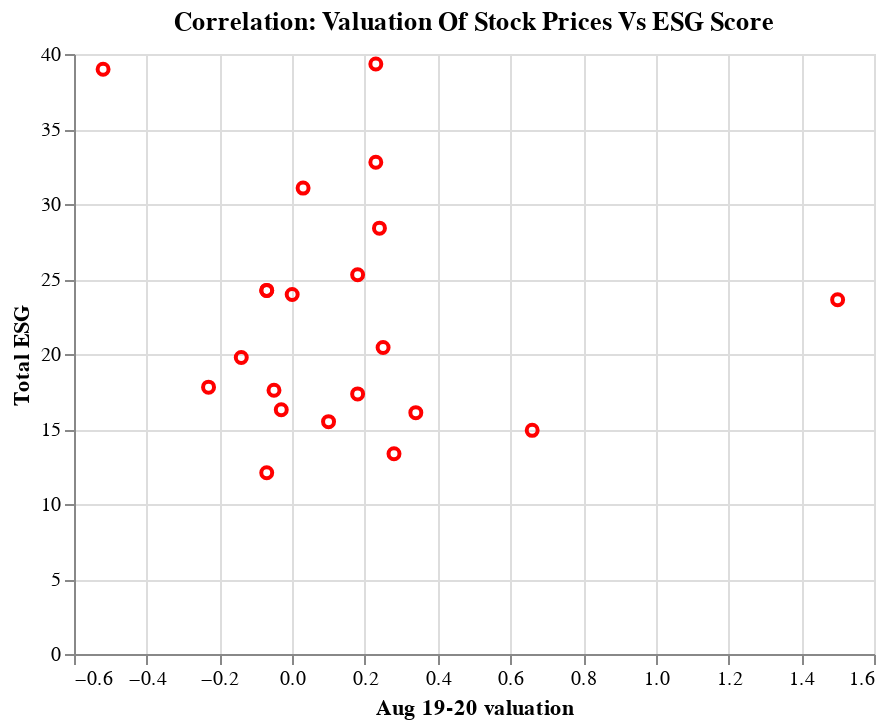

Notebook code for this chart:
### Code cell
# Scatter plot with altair

alt.Chart(df_merged2, title = 'Correlation: Valuation Of Stock Prices Vs ESG Score').mark_point().encode(
    x='Aug 19-20 valuation:Q',
    y='Total ESG:Q'
).configure_mark(
    opacity=1,
    color='red'
).properties(
    width=400,
    height=300
)

### Figure 1 — Vega-Lite specification as saved in the notebook (floating-point values rounded to 4 significant figures)
{"config": {"view": {"continuousWidth": 400, "continuousHeight": 300}, "mark": {"color": "red", "opacity": 1}}, "data": {"name": "data-c3ed111bd09af66aa94bf377a0e72dd2"}, "mark": "point", "encoding": {"x": {"type": "quantitative", "field": "Aug 19-20 valuation"}, "y": {"type": "quantitative", "field": "Total ESG"}}, "height": 300, "title": "Correlation: Valuation Of Stock Prices Vs ESG Score", "width": 400, "$schema": "https://vega.github.io/schema/vega-lite/v4.8.1.json", "datasets": {"data-c3ed111bd09af66aa94bf377a0e72dd2": [{"Ticker Code": "NKE", "Company Name": "NIKE, Inc.", "Total ESG": 16.09, "Industry": "Textiles & Apparel", "Score": "Medium", "Aug 2019": 83.44, "Aug 2020": 111.6, "Aug 19-20 valuation": 0.34}, {"Ticker Code": "DIS", "Company Name": "The Walt Disney Company", "Total ESG": 16.28, "Industry": "Media", "Score": "Medium", "Aug 2019": 136.4, "Aug 2020": 131.9, "Aug 19-20 valuation": -0.03}, {"Ticker Code": "AMGN", "Company Name": "Amgen Inc.", "Total ESG": 20.43, "Industry": "Pharmaceuticals", "Score": "Medium", "Aug 2019": 201.6, "Aug 2020": 251.6, "Aug 19-20 valuation": 0.25}, {"Ticker Code": "IBM", "Company Name": "International Business Machines Corporation", "Total ESG": 17.58, "Industry": "Software & Services", "Score": "Medium", "Aug 2019": 127.6, "Aug 2020": 121.7, "Aug 19-20 valuation": -0.05}, {"Ticker Code": "DOW", "Company Name": "Dow Inc.", "Total ESG": null, "Industry": null, "Score": null, "Aug 2019": null, "Aug 2020": null, "Aug 19-20 valuation": null}, {"Ticker Code": "WBA", "Company Name": "Walgreens Boots Alliance, Inc.", "Total ESG": 17.79, "Industry": "Food Retailers", "Score": "Medium", "Aug 2019": 48.79, "Aug 2020": 37.59, "Aug 19-20 valuation": -0.23}, {"Ticker Code": "JNJ", "Company Name": "Johnson & Johnson", "Total ESG": 32.78, "Industry": "Pharmaceuticals", "Score": "High", "Aug 2019": 124.0, "Aug 2020": 152.4, "Aug 19-20 valuation": 0.23}, {"Ticker Code": "CSCO", "Company Name": "Cisco Systems, Inc.", "Total ESG": 12.08, "Industry": "Technology Hardware", "Score": "Low", "Aug 2019": 45.33, "Aug 2020": 42.22, "Aug 19-20 valuation": -0.07}, {"Ticker Code": "PG", "Company Name": "The Procter & Gamble Company", "Total ESG": 25.28, "Industry": "Household Products", "Score": "Medium", "Aug 2019": 117.2, "Aug 2020": 138.3, "Aug 19-20 valuation": 0.18}, {"Ticker Code": "UNH", "Company Name": "UnitedHealth Group Incorporated", "Total ESG": null, "Industry": null, "Score": null, "Aug 2019": null, "Aug 2020": null, "Aug 19-20 valuation": null}, {"Ticker Code": "MRK", "Company Name": "Merck & Co., Inc.", "Total ESG": null, "Industry": null, "Score": null, "Aug 2019": null, "Aug 2020": null, "Aug 19-20 valuation": null}, {"Ticker Code": "VZ", "Company Name": "Verizon Communications Inc.", "Total ESG": null, "Industry": null, "Score": null, "Aug 2019": null, "Aug 2020": null, "Aug 19-20 valuation": null}, {"Ticker Code": "WMT", "Company Name": "Walmart Inc.", "Total ESG": 28.39, "Industry": "Food Retailers", "Score": "Medium", "Aug 2019": 111.7, "Aug 2020": 138.3, "Aug 19-20 valuation": 0.24}, {"Ticker Code": "V", "Company Name": "Visa Inc.", "Total ESG": 17.34, "Industry": "Software & Services", "Score": "Medium", "Aug 2019": 179.4, "Aug 2020": 211.7, "Aug 19-20 valuation": 0.18}, {"Ticker Code": "HD", "Company Name": "The Home Depot, Inc.", "Total ESG": 13.35, "Industry": "Retailing", "Score": "Low", "Aug 2019": 221.1, "Aug 2020": 283.5, "Aug 19-20 valuation": 0.28}, {"Ticker Code": "HON", "Company Name": "Honeywell International Inc.", "Total ESG": null, "Industry": null, "Score": null, "Aug 2019": null, "Aug 2020": null, "Aug 19-20 valuation": null}, {"Ticker Code": "CVX", "Company Name": "Chevron Corporation", "Total ESG": null, "Industry": null, "Score": null, "Aug 2019": null, "Aug 2020": null, "Aug 19-20 valuation": null}, {"Ticker Code": "CRM", "Company Name": "salesforce.com, inc.", "Total ESG": null, "Industry": null, "Score": null, "Aug 2019": null, "Aug 2020": null, "Aug 19-20 valuation": null}, {"Ticker Code": "JPM", "Company Name": "JPMorgan Chase & Co.", "Total ESG": null, "Industry": null, "Score": null, "Aug 2019": null, "Aug 2020": null, "Aug 19-20 valuation": null}, {"Ticker Code": "AXP", "Company Name": "American Express Company", "Total ESG": 19.77, "Industry": "Diversified Financials", "Score": "Medium", "Aug 2019": 118.3, "Aug 2020": 101.6, "Aug 19-20 valuation": -0.14}, {"Ticker Code": "MCD", "Company Name": "McDonald's Corporation", "Total ESG": 23.97, "Industry": "Consumer Services", "Score": "Medium", "Aug 2019": 211.4, "Aug 2020": 212.3, "Aug 19-20 valuation": 0.0}, {"Ticker Code": "MMM", "Company Name": "3M Company", "Total ESG": null, "Industry": null, "Score": null, "Aug 2019": null, "Aug 2020": null, "Aug 19-20 valuation": null}, {"Ticker Code": "INTC", "Company Name": "Intel Corporation", "Total ESG": 15.49, "Industry": "Semiconductors", "Score": "Medium", "Aug 2019": 46.03, "Aug 2020": 50.61, "Aug 19-20 valuation": 0.1}, {"Ticker Code": "KO", "Company Name": "The Coca-Cola Company", "Total ESG": 24.24, "Industry": "Food Products", "Score": "Medium", "Aug 2019": 52.85, "Aug 2020": 49.13, "Aug 19-20 valuation": -0.07}, {"Ticker Code": "KO", "Company Name": "The Coca-Cola Company", "Total ESG": 24.24, "Industry": "Food Products", "Score": "Medium", "Aug 2019": 52.85, "Aug 2020": 49.13, "Aug 19-20 valuation": -0.07}, {"Ticker Code": "TRV", "Company Name": "The Travelers Companies, Inc.", "Total ESG": null, "Industry": null, "Score": null, "Aug 2019": null, "Aug 2020": null, "Aug 19-20 valuation": null}, {"Ticker Code": "MSFT", "Company Name": "Microsoft Corporation", "Total ESG": 14.91, "Industry": "Software & Services", "Score": "Low", "Aug 2019": 135.9, "Aug 2020": 225.0, "Aug 19-20 valuation": 0.66}, {"Ticker Code": "CAT", "Company Name": "Caterpillar Inc.", "Total ESG": 39.33, "Industry": "Machinery", "Score": "High", "Aug 2019": 115.3, "Aug 2020": 142.3, "Aug 19-20 valuation": 0.23}, {"Ticker Code": "BA", "Company Name": "The Boeing Company", "Total ESG": 38.98, "Industry": "Aerospace & Defense", "Score": "High", "Aug 2019": 357.6, "Aug 2020": 171.8, "Aug 19-20 valuation": -0.52}, {"Ticker Code": "AAPL", "Company Name": "Apple Inc.", "Total ESG": 23.62, "Industry": "Technology Hardware", "Score": "Medium", "Aug 2019": 51.48, "Aug 2020": 128.8, "Aug 19-20 valuation": 1.5}, {"Ticker Code": "GS", "Company Name": "The Goldman Sachs Group, Inc.", "Total ESG": 31.06, "Industry": "Diversified Financials", "Score": "High", "Aug 2019": 197.8, "Aug 2020": 203.6, "Aug 19-20 valuation": 0.03}]}}
